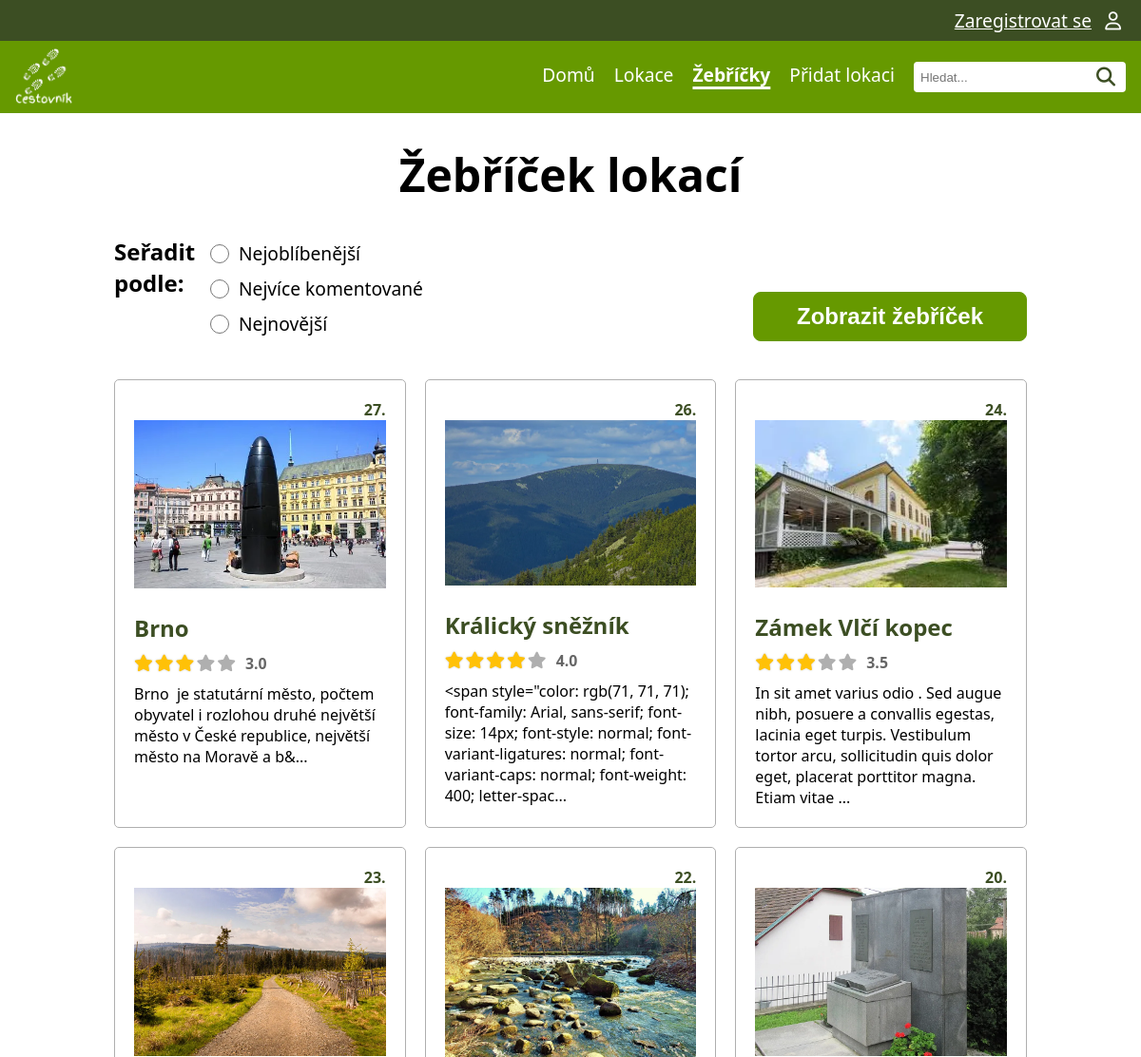
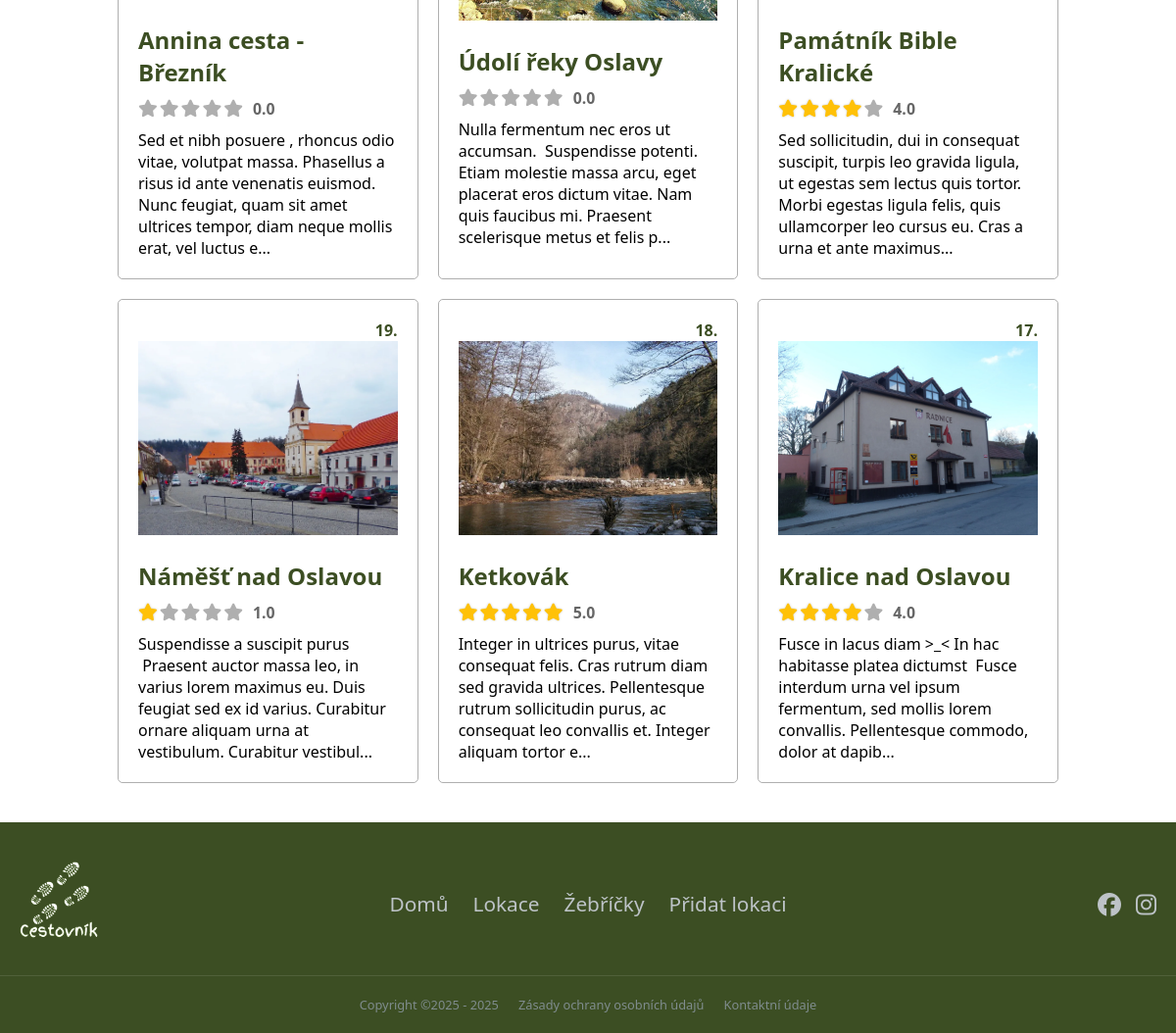
Screenshot of /rankings with the database file from the repository (2 pictures, top to bottom).
### tables this page shows
CREATE TABLE "photo"
(
    id          INTEGER
        primary key autoincrement,
    name        VARCHAR not null,
    alt_text    VARCHAR,
    url         VARCHAR not null,
    id_location INTEGER not null
        references location
            on delete cascade
);

CREATE TABLE "location"
(
    id                  INTEGER
        primary key autoincrement,
    name                VARCHAR                   not null,
    description         VARCHAR,
    date_location_added TEXT default current_date not null,
    id_user             INTEGER                   not null
        constraint location_user_id_fk
            references user
            on delete cascade,
    id_status           INTEGER                   not null
        constraint location_location_status_id_fk
            references location_status
);

### pages/rankings.py (the view)
@router.get("/rankings")
async def rankings_page(request: Request, sort:str = "sort", svc: LocationService = Depends(locations_service) ):
    titles_map = {
        "rating": "Nejoblíbenější lokace podle hodnocení",
        "comments": "Nejvíce diskutované lokace",
        "newest": "Nejnovější přidané lokace"
    }
    page_title = titles_map.get(sort, "Žebříček lokací")
    locations = {}
    if sort == "rating":
        locations = svc.list_locations_by_avg_rating()
    elif sort == "comments":
        locations = svc.list_locations_by_most_comments()
    elif sort == "newest":
        locations = svc.list_locations_by_newest()
    else:
        locations = svc.list_locations_by_newest()
    tpl = request.app.state.templates
    return tpl.TemplateResponse(
        "rankings.html",
        {
            "request": request,
            "title": page_title,
            "locations": locations
        }
    )

### templates/rankings.html (shortened to what this page needs)
{% extends "base.html" %}
{% block head %}
    <link rel="stylesheet" href="{{ url_for('static', path='css/rankings.css') }}">
    <link rel="stylesheet" href="{{ url_for('static', path='css/rating.css') }}">
{% endblock %}
{% block content %}
    <h1>{{ title }}</h1>
    <div class="container">
        <form action="/rankings" method="get" class="sort-container">
            <div class="sort-by-text">
                <label>Seřadit podle:</label>
            </div>
            <div class="sort-buttons">
                <div class="sort-option">
                    <input type="radio" id="sort_rating" name="sort" value="rating"
                           {% if current_sort == 'rating' %}checked{% endif %}>
                    <label for="sort_rating">Nejoblíbenější</label>
                </div>
                <div class="sort-option">
                    <input type="radio" id="sort_comments" name="sort" value="comments"
                           {% if current_sort == 'comments' %}checked{% endif %}>
                    <label for="sort_comments">Nejvíce komentované</label>
                </div>
                <div class="sort-option">
                    <input type="radio" id="sort_newest" name="sort" value="newest"
                           {% if current_sort == 'newest' %}checked{% endif %}>
                    <label for="sort_newest">Nejnovější</label>
                </div>
            </div>
            <div class="sort-spacer"></div>
            <div class="sort-button">
                <button type="submit" class="btn">Zobrazit žebříček</button>
            </div>
        </form>
    </div>
    <div class="container">
        <div class="locations-container">
            {% for loc in locations %}
                <div class="location-box">
                    <a href="{{ url_for('location_detail',  location_id=loc['id']) }}">
                        <div class="location-box-id">{{ loc['id'] }}.</div>
                        <div class="location-box-img">
                            {% if loc['photo'] %}
                                <img alt="{{ loc['photo']['alt_text'] }}" src="/{{ loc['photo']['url'] }}">
                            {% else %}
                                <img alt="No photo" src="{{ url_for('static', path='img/web/noImage.webp') }}"
                                     class="noImage">
                            {% endif %}
                        </div>
                        <div class="location-box-heading">
                            <h2>{{ loc['name'] }}</h2>
                        </div>
                        <div class="rating-stars" title="Průměrné hodnocení: {{ (loc['avg_rating'] or 0) | round(1) }}">
                            {% set active_stars = loc['avg_rating'] | int %}
                            {% set inactive_stars = 5 - active_stars %}
                            {% for i in range(active_stars) %}
                                <i class="fa-solid fa-star star-active"></i>
                            {% endfor %}
                            {% for i in range(inactive_stars) %}
                                <i class="fa-solid fa-star star-inactive"></i>
                            {% endfor %}
                            <span class="rating-value">
                        {% if loc['avg_rating'] %}
                            {{ loc['avg_rating'] | round(1) }}
                        {% else %}
                            0.0
                        {% endif %}
                        </span>
                        </div>
                        <div class="location-box-description">
                            {{ loc['description'] | truncate(200, True, '...') | safe | striptags }}
                        </div>
                    </a>
                </div>
            {% endfor %}
        </div>
    </div>
{% endblock %}

### static/css/style.css (style rules this page uses)
:root { font-family: system-ui, -apple-system, Segoe UI, Roboto, sans-serif; --background-color: white; --text-color: black; --light-green-color: #669900; --dark-green-color: #3c4e23; --white-text-color: white; --neutral-gray-color: #afafaf; --shadow-gray-color: #c8c8c8; --star-gold-color: #ffc107; --google-red-color:#DB4437; font-size: 16px; }
html, body { margin:0; padding: 0; background: var(--background-color); }
body { display: flex; flex-direction: column; min-height: 100vh; }
h1 { font-size: 3em; text-align: center; }
button { cursor: pointer; }

### static/css/rankings.css (style rules this page uses)
.container { display: grid; grid-template-columns: 1fr; width: 80%; margin: 0 auto; }
.sort-container { display: grid; grid-template-columns: 1fr 3fr 3fr 3fr; }
.sort-by-text { display: flex; font-weight: bold; font-size: 1.5rem; }
.sort-option { display: flex; align-items: center; gap: 10px; cursor: pointer; }
.sort-buttons { display: flex; flex-direction: column; gap: 10px; font-size: 1.2rem; justify-content: center; padding: 5px; }
.sort-option input[type="radio"] { width: 20px; height: 20px; margin: 0; cursor: pointer; accent-color: var(--light-green-color); }
.sort-option label { cursor: pointer; }
.sort-button { display: flex; }
.sort-button button { display: flex; font-size: 1.5rem; color: var(--white-text-color); justify-content: center; align-items: center; font-weight: bold; cursor: pointer; width: 100%; height: 40%; padding: 25px; border-radius: 8px; border: 1px solid var(--light-green-color); box-sizing: border-box; align-self: end; background-color: var(--light-green-color); }
.locations-container { display: grid; grid-template-columns: 1fr 1fr 1fr; gap: 20px; margin: 5vh 0 5vh 0; }
.location-box { display: flex; flex-direction: column; border: 1px solid var(--neutral-gray-color); border-radius: 5px; padding: 20px; }
.location-box a { text-decoration: none; color: var(--text-color); }
.location-box-id { text-align: right; color: var(--dark-green-color); font-weight: bold; }
.location-box-img { max-width: 300px; height: auto; }
.location-box-img img { width: 100%; object-fit: cover; }
.location-box-description { margin-top: 10px; }
.location-box-heading { color: var(--dark-green-color); margin-bottom: -10px; }

### static/css/rating.css (style rules this page uses)
.rating-stars { display: inline-flex; align-items: center; gap: 2px; font-size: 1.1em; }
.star-active { color: var(--star-gold-color); filter: drop-shadow(0 0 1px rgba(0,0,0,0.2)); }
.star-inactive { color: var(--neutral-gray-color); }
.rating-value { margin-left: 8px; font-weight: bold; color: #666; font-size: 0.9em; }

### rows the page displays
photo: id "27", photo (picture), name "Brno", avg_rating "3.0", description "Brno je statutární město, počtem obyvatel i rozlohou druhé největší město v České republice, největší město na Moravě a b&..."
photo: id "26", photo (picture), name "Králický sněžník", avg_rating "4.0", description "<span style=\"color: rgb(71, 71, 71); font-family: Arial, sans-serif; font-size: 14px; font-style: normal; font-variant-ligatures: normal; font-variant-caps: normal; font-weight: 400; letter-spac..."
photo: id "24", photo (picture), name "Zámek Vlčí kopec", avg_rating "3.5", description "In sit amet varius odio . Sed augue nibh, posuere a convallis egestas, lacinia eget turpis. Vestibulum tortor arcu, sollicitudin quis dolor eget, placerat porttitor magna. Etiam vitae ..."
photo: id "23", photo (picture), name "Annina cesta - Březník", shows "0.0", description "Sed et nibh posuere , rhoncus odio vitae, volutpat massa. Phasellus a risus id ante venenatis euismod. Nunc feugiat, quam sit amet ultrices tempor, diam neque mollis erat, vel luctus e..."
photo: id "22", photo (picture), name "Údolí řeky Oslavy", shows "0.0", description "Nulla fermentum nec eros ut accumsan. Suspendisse potenti. Etiam molestie massa arcu, eget placerat eros dictum vitae. Nam quis faucibus mi. Praesent scelerisque metus et felis p..."
photo: id "20", photo (picture), name "Památník Bible Kralické", avg_rating "4.0", description "Sed sollicitudin, dui in consequat suscipit, turpis leo gravida ligula, ut egestas sem lectus quis tortor. Morbi egestas ligula felis, quis ullamcorper leo cursus eu. Cras a urna et ante maximus..."
photo: id "19", photo (picture), name "Náměšť nad Oslavou", avg_rating "1.0", description "Suspendisse a suscipit purus Praesent auctor massa leo, in varius lorem maximus eu. Duis feugiat sed ex id varius. Curabitur ornare aliquam urna at vestibulum. Curabitur vestibul..."
photo: id "18", photo (picture), name "Ketkovák", avg_rating "5.0", description "Integer in ultrices purus, vitae consequat felis. Cras rutrum diam sed gravida ultrices. Pellentesque rutrum sollicitudin purus, ac consequat leo convallis et. Integer aliquam tortor e..."
photo: id "17", photo (picture), name "Kralice nad Oslavou", avg_rating "4.0", description "Fusce in lacus diam >_< In hac habitasse platea dictumst Fusce interdum urna vel ipsum fermentum, sed mollis lorem convallis. Pellentesque commodo, dolor at dapib..."

### other values shown
{{ title }} "Žebříček lokací"
